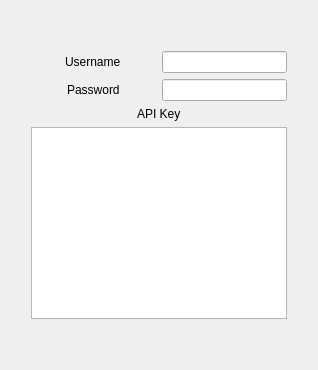
            <widget class="QWidget" name="tab_8">
             <attribute name="title">
              <string>ETNA</string>
             </attribute>
             <layout class="QVBoxLayout" name="verticalLayout_25">
              <item>
               <layout class="QVBoxLayout" name="verticalLayout_24">
                <property name="leftMargin">
                 <number>20</number>
                </property>
                <property name="rightMargin">
                 <number>20</number>
                </property>
                <item>
                 <spacer name="verticalSpacer_13">
                  <property name="orientation">
                   <enum>Qt::Vertical</enum>
                  </property>
                  <property name="sizeHint" stdset="0">
                   <size>
                    <width>20</width>
                    <height>40</height>
                   </size>
                  </property>
                 </spacer>
                </item>
                <item>
                 <layout class="QVBoxLayout" name="verticalLayout_23">
                  <item>
                   <layout class="QHBoxLayout" name="horizontalLayout_29">
                    <item alignment="Qt::AlignHCenter">
                     <widget class="QLabel" name="label_25">
                      <property name="text">
                       <string>Username</string>
                      </property>
                     </widget>
                    </item>
                    <item>
                     <widget class="QLineEdit" name="lineEdit_usrEtna">
                      <property name="sizePolicy">
                       <sizepolicy hsizetype="Preferred" vsizetype="Fixed">
                        <horstretch>0</horstretch>
                        <verstretch>0</verstretch>
                       </sizepolicy>
                      </property>
                     </widget>
                    </item>
                   </layout>
                  </item>
                  <item>
                   <layout class="QHBoxLayout" name="horizontalLayout_30">
                    <item alignment="Qt::AlignHCenter">
                     <widget class="QLabel" name="label_26">
                      <property name="text">
                       <string>Password</string>
                      </property>
                     </widget>
                    </item>
                    <item>
                     <widget class="QLineEdit" name="lineEdit_pwdEtna">
                      <property name="sizePolicy">
                       <sizepolicy hsizetype="Preferred" vsizetype="Fixed">
                        <horstretch>0</horstretch>
                        <verstretch>0</verstretch>
                       </sizepolicy>
                      </property>
                     </widget>
                    </item>
                   </layout>
                  </item>
                  <item>
                   <layout class="QVBoxLayout" name="verticalLayout_22">
                    <item alignment="Qt::AlignHCenter">
                     <widget class="QLabel" name="label_27">
                      <property name="text">
                       <string>API Key</string>
                      </property>
                     </widget>
                    </item>
                    <item>
                     <widget class="QTextEdit" name="textEdit_keyEtna"/>
                    </item>
                   </layout>
                  </item>
                 </layout>
                </item>
                <item>
                 <spacer name="verticalSpacer_14">
                  <property name="orientation">
                   <enum>Qt::Vertical</enum>
                  </property>
                  <property name="sizeHint" stdset="0">
                   <size>
                    <width>20</width>
                    <height>40</height>
                   </size>
                  </property>
                 </spacer>
                </item>
               </layout>
              </item>
             </layout>
            </widget>
